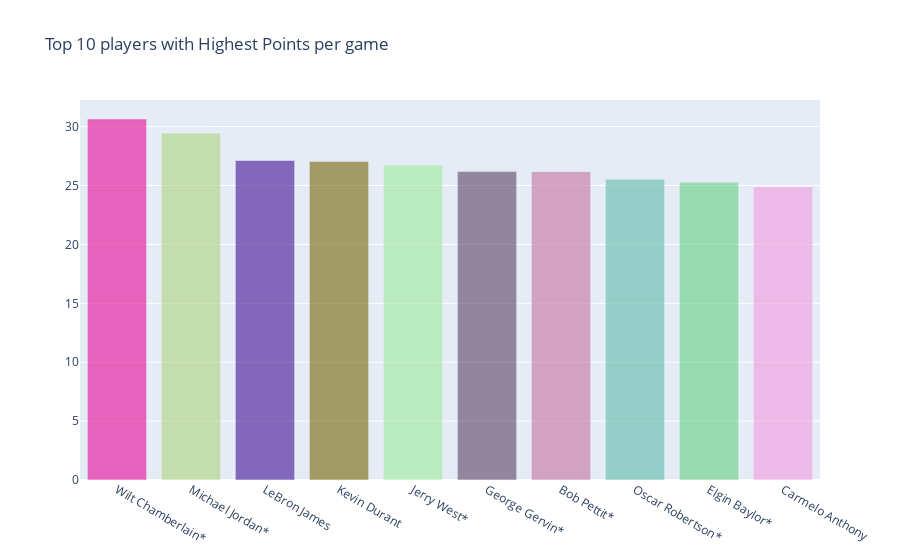

Source (notebook cell):
### Markdown cell above
# Assists per game (APG)

### Code cell
trace0 = go.Bar(
    x=ppg['player'].head(10),
    y=ppg['PPG'].head(10),
    marker=dict(
        color=random_colors(10),
    ),
    opacity=0.6
)
data=[trace0]
layout = go.Layout(
    title='Top 10 players with Highest Points per game',
)
fig=go.Figure(data=data, layout=layout)
py.iplot(fig, filename='text-hover-bar')

### Figure 1 — Plotly figure (JSON) as saved in the notebook; plotly's stock layout.template omitted (floating-point values rounded to 4 significant figures)
{"data": [{"marker": {"color": ["#E50997", "#ADD47D", "#420F94", "#776706", "#9FED9D", "#5C4366", "#C5719F", "#61B9AC", "#66CF83", "#F19ADF"]}, "opacity": 0.6, "type": "bar", "x": ["Wilt Chamberlain*", "Michael Jordan*", "LeBron James", "Kevin Durant", "Jerry West*", "George Gervin*", "Bob Pettit*", "Oscar Robertson*", "Elgin Baylor*", "Carmelo Anthony"], "y": [30.65, 29.44, 27.12, 27.03, 26.74, 26.18, 26.18, 25.53, 25.28, 24.88]}], "layout": {"title": {"text": "Top 10 players with Highest Points per game"}}}
